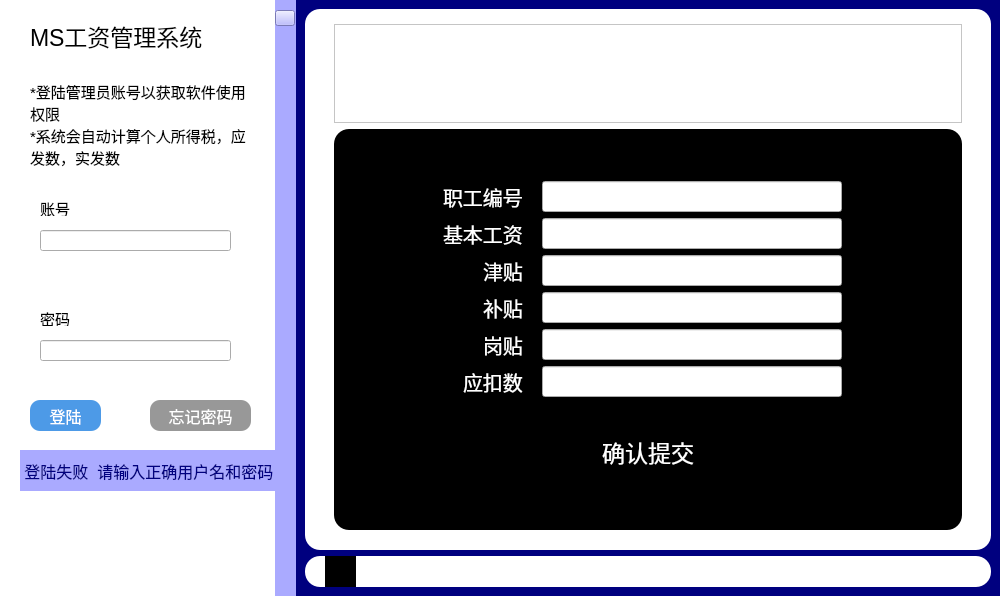
<?xml version="1.0" encoding="UTF-8"?>
<ui version="4.0">
 <class>MainWindow</class>
 <widget class="QMainWindow" name="MainWindow">
  <property name="geometry">
   <rect>
    <x>0</x>
    <y>0</y>
    <width>1000</width>
    <height>596</height>
   </rect>
  </property>
  <property name="minimumSize">
   <size>
    <width>1000</width>
    <height>0</height>
   </size>
  </property>
  <property name="maximumSize">
   <size>
    <width>1000</width>
    <height>16777215</height>
   </size>
  </property>
  <property name="windowTitle">
   <string>ManeSystem_version_0.1</string>
  </property>
  <widget class="QWidget" name="centralwidget">
   <layout class="QHBoxLayout" name="horizontalLayout">
    <property name="spacing">
     <number>0</number>
    </property>
    <property name="leftMargin">
     <number>0</number>
    </property>
    <property name="topMargin">
     <number>0</number>
    </property>
    <property name="rightMargin">
     <number>0</number>
    </property>
    <property name="bottomMargin">
     <number>0</number>
    </property>
    <item>
     <widget class="QWidget" name="left" native="true">
      <property name="minimumSize">
       <size>
        <width>275</width>
        <height>0</height>
       </size>
      </property>
      <property name="maximumSize">
       <size>
        <width>275</width>
        <height>16777215</height>
       </size>
      </property>
      <property name="styleSheet">
       <string notr="true">QWidget#left{
background-color: rgb(255, 255, 255);}</string>
      </property>
      <widget class="QWidget" name="password" native="true">
       <property name="geometry">
        <rect>
         <x>20</x>
         <y>300</y>
         <width>231</width>
         <height>80</height>
        </rect>
       </property>
       <property name="styleSheet">
        <string notr="true">QWidget#password{
	background-image: url(:/img/xun.png);
background-repeat:no-repeat

}</string>
       </property>
       <widget class="QLabel" name="label_2">
        <property name="geometry">
         <rect>
          <x>20</x>
          <y>10</y>
          <width>53</width>
          <height>16</height>
         </rect>
        </property>
        <property name="font">
         <font>
          <pointsize>11</pointsize>
         </font>
        </property>
        <property name="text">
         <string>密码</string>
        </property>
       </widget>
       <widget class="QLineEdit" name="passwordLine">
        <property name="geometry">
         <rect>
          <x>20</x>
          <y>40</y>
          <width>191</width>
          <height>21</height>
         </rect>
        </property>
       </widget>
       <widget class="QWidget" name="widget_4" native="true">
        <property name="geometry">
         <rect>
          <x>60</x>
          <y>6</y>
          <width>21</width>
          <height>20</height>
         </rect>
        </property>
        <property name="styleSheet">
         <string notr="true">border-image: url(:/img/key.png);</string>
        </property>
       </widget>
      </widget>
      <widget class="QWidget" name="username" native="true">
       <property name="geometry">
        <rect>
         <x>20</x>
         <y>190</y>
         <width>231</width>
         <height>80</height>
        </rect>
       </property>
       <property name="styleSheet">
        <string notr="true">QWidget#username{
	background-image: url(:/img/xun.png);
background-repeat: no-reoeat
}</string>
       </property>
       <widget class="QLabel" name="label">
        <property name="geometry">
         <rect>
          <x>20</x>
          <y>10</y>
          <width>53</width>
          <height>16</height>
         </rect>
        </property>
        <property name="font">
         <font>
          <pointsize>11</pointsize>
         </font>
        </property>
        <property name="text">
         <string>账号</string>
        </property>
       </widget>
       <widget class="QLineEdit" name="usernameLine">
        <property name="geometry">
         <rect>
          <x>20</x>
          <y>40</y>
          <width>191</width>
          <height>21</height>
         </rect>
        </property>
       </widget>
       <widget class="QWidget" name="widget_2" native="true">
        <property name="geometry">
         <rect>
          <x>60</x>
          <y>10</y>
          <width>16</width>
          <height>16</height>
         </rect>
        </property>
        <property name="styleSheet">
         <string notr="true">border-image: url(:/img/favicon.ico);</string>
        </property>
       </widget>
      </widget>
      <widget class="QLabel" name="label_5">
       <property name="geometry">
        <rect>
         <x>30</x>
         <y>10</y>
         <width>191</width>
         <height>51</height>
        </rect>
       </property>
       <property name="font">
        <font>
         <pointsize>17</pointsize>
        </font>
       </property>
       <property name="text">
        <string>MS工资管理系统</string>
       </property>
      </widget>
      <widget class="QLabel" name="label_6">
       <property name="geometry">
        <rect>
         <x>30</x>
         <y>80</y>
         <width>221</width>
         <height>101</height>
        </rect>
       </property>
       <property name="font">
        <font>
         <pointsize>11</pointsize>
        </font>
       </property>
       <property name="midLineWidth">
        <number>4</number>
       </property>
       <property name="text">
        <string>*登陆管理员账号以获取软件使用权限
*系统会自动计算个人所得税，应发数，实发数</string>
       </property>
       <property name="alignment">
        <set>Qt::AlignLeading|Qt::AlignLeft|Qt::AlignTop</set>
       </property>
       <property name="wordWrap">
        <bool>true</bool>
       </property>
      </widget>
      <widget class="QPushButton" name="loginButton">
       <property name="geometry">
        <rect>
         <x>30</x>
         <y>400</y>
         <width>71</width>
         <height>31</height>
        </rect>
       </property>
       <property name="font">
        <font>
         <pointsize>12</pointsize>
        </font>
       </property>
       <property name="styleSheet">
        <string notr="true">QPushButton{
	
	color: rgb(255, 255, 255);

	
	
	background-color: rgb(77, 154, 231);
	
	border-radius:10px
}
QPushButton:pressed{
		background-color: rgb(46, 117, 209);
}
</string>
       </property>
       <property name="text">
        <string>登陆</string>
       </property>
      </widget>
      <widget class="QPushButton" name="pushButton_2">
       <property name="geometry">
        <rect>
         <x>150</x>
         <y>400</y>
         <width>101</width>
         <height>31</height>
        </rect>
       </property>
       <property name="font">
        <font>
         <pointsize>12</pointsize>
        </font>
       </property>
       <property name="styleSheet">
        <string notr="true">QPushButton{
	
	color: rgb(255, 255, 255);

	
	
	background-color: rgb(152, 152, 152);
	
	border-radius:10px
}
QPushButton:pressed{
		
	background-color: rgb(27, 27, 27);
}
</string>
       </property>
       <property name="text">
        <string>忘记密码</string>
       </property>
      </widget>
      <widget class="QLabel" name="loginError">
       <property name="geometry">
        <rect>
         <x>20</x>
         <y>450</y>
         <width>271</width>
         <height>41</height>
        </rect>
       </property>
       <property name="font">
        <font>
         <pointsize>12</pointsize>
        </font>
       </property>
       <property name="styleSheet">
        <string notr="true">background-color: rgb(170, 170, 255);
color: rgb(0, 0, 127);</string>
       </property>
       <property name="text">
        <string> 登陆失败  请输入正确用户名和密码</string>
       </property>
       <property name="alignment">
        <set>Qt::AlignLeading|Qt::AlignLeft|Qt::AlignVCenter</set>
       </property>
       <property name="wordWrap">
        <bool>true</bool>
       </property>
      </widget>
     </widget>
    </item>
    <item>
     <widget class="QWidget" name="widget_3" native="true">
      <property name="minimumSize">
       <size>
        <width>21</width>
        <height>0</height>
       </size>
      </property>
      <property name="maximumSize">
       <size>
        <width>21</width>
        <height>16777215</height>
       </size>
      </property>
      <property name="styleSheet">
       <string notr="true">background-color: rgb(170, 170, 255);</string>
      </property>
      <widget class="QPushButton" name="zhedie">
       <property name="geometry">
        <rect>
         <x>0</x>
         <y>10</y>
         <width>20</width>
         <height>16</height>
        </rect>
       </property>
       <property name="styleSheet">
        <string notr="true">
border-image: url(:/img/zhedie.png);</string>
       </property>
       <property name="text">
        <string/>
       </property>
      </widget>
     </widget>
    </item>
    <item>
     <widget class="QWidget" name="right" native="true">
      <property name="minimumSize">
       <size>
        <width>571</width>
        <height>0</height>
       </size>
      </property>
      <property name="maximumSize">
       <size>
        <width>111846</width>
        <height>16777215</height>
       </size>
      </property>
      <property name="styleSheet">
       <string notr="true">QWidget#right{
background-color: rgb(0, 0, 127);
}</string>
      </property>
      <layout class="QVBoxLayout" name="verticalLayout">
       <item>
        <widget class="QWidget" name="list" native="true">
         <property name="minimumSize">
          <size>
           <width>0</width>
           <height>541</height>
          </size>
         </property>
         <property name="maximumSize">
          <size>
           <width>16777215</width>
           <height>541</height>
          </size>
         </property>
         <property name="styleSheet">
          <string notr="true">QWidget#list{
background-color: rgb(255, 255, 255);
border-radius:15px
}</string>
         </property>
         <layout class="QVBoxLayout" name="verticalLayout_2">
          <property name="leftMargin">
           <number>29</number>
          </property>
          <property name="rightMargin">
           <number>29</number>
          </property>
          <property name="bottomMargin">
           <number>20</number>
          </property>
          <item>
           <widget class="QWidget" name="widget_5" native="true">
            <widget class="QLineEdit" name="find">
             <property name="geometry">
              <rect>
               <x>20</x>
               <y>30</y>
               <width>161</width>
               <height>31</height>
              </rect>
             </property>
             <property name="styleSheet">
              <string notr="true">background-color: rgb(255, 255, 255);</string>
             </property>
            </widget>
            <widget class="QPushButton" name="findButton">
             <property name="geometry">
              <rect>
               <x>190</x>
               <y>30</y>
               <width>71</width>
               <height>31</height>
              </rect>
             </property>
             <property name="font">
              <font>
               <pointsize>12</pointsize>
              </font>
             </property>
             <property name="styleSheet">
              <string notr="true">QPushButton{
	
	

	border-radius:10px;
	
	background-color: rgb(77, 154, 231);
	color: rgb(255, 255, 255);
	
}
QPushButton:pressed{
		background-color: rgb(46, 117, 209);
}
</string>
             </property>
             <property name="text">
              <string>查找</string>
             </property>
            </widget>
            <widget class="QPushButton" name="addButton">
             <property name="geometry">
              <rect>
               <x>280</x>
               <y>30</y>
               <width>31</width>
               <height>31</height>
              </rect>
             </property>
             <property name="styleSheet">
              <string notr="true">QPushButton{
border-image: url(:/img/add.png);

border-radius:15px
}
QPushButton:pressed{
	
	background-color: rgb(255, 170, 255);
			
}</string>
             </property>
             <property name="text">
              <string/>
             </property>
            </widget>
            <widget class="QPushButton" name="delete_2">
             <property name="geometry">
              <rect>
               <x>330</x>
               <y>30</y>
               <width>31</width>
               <height>31</height>
              </rect>
             </property>
             <property name="styleSheet">
              <string notr="true">
QPushButton{
border-image: url(:/img/delect.png);



}
QPushButton:pressed{
	
	background-color: rgb(175, 255, 252);
		
}</string>
             </property>
             <property name="text">
              <string/>
             </property>
            </widget>
            <widget class="QPushButton" name="editButton">
             <property name="geometry">
              <rect>
               <x>380</x>
               <y>30</y>
               <width>31</width>
               <height>31</height>
              </rect>
             </property>
             <property name="styleSheet">
              <string notr="true">
QPushButton{
border-image: url(:/img/edit.png);

}
QPushButton:pressed{
	
	background-color: rgb(0, 0, 0);
		
}</string>
             </property>
             <property name="text">
              <string/>
             </property>
            </widget>
           </widget>
          </item>
          <item>
           <widget class="QTableView" name="EmpTable">
            <property name="minimumSize">
             <size>
              <width>0</width>
              <height>0</height>
             </size>
            </property>
            <property name="maximumSize">
             <size>
              <width>16777215</width>
              <height>401</height>
             </size>
            </property>
            <property name="styleSheet">
             <string notr="true">background-color: rgb(255, 255, 255);</string>
            </property>
            <attribute name="horizontalHeaderVisible">
             <bool>true</bool>
            </attribute>
            <attribute name="horizontalHeaderCascadingSectionResizes">
             <bool>false</bool>
            </attribute>
           </widget>
          </item>
          <item>
           <widget class="QWidget" name="SetForm" native="true">
            <property name="sizePolicy">
             <sizepolicy hsizetype="Preferred" vsizetype="Preferred">
              <horstretch>0</horstretch>
              <verstretch>0</verstretch>
             </sizepolicy>
            </property>
            <property name="minimumSize">
             <size>
              <width>0</width>
              <height>401</height>
             </size>
            </property>
            <property name="styleSheet">
             <string notr="true">QWidget#SetForm
{

	background-color: rgb(0, 0, 0);
background-image: url(:/img/pen.png);
border-radius:15px
}
</string>
            </property>
            <layout class="QVBoxLayout">
             <property name="spacing">
              <number>0</number>
             </property>
             <property name="sizeConstraint">
              <enum>QLayout::SetDefaultConstraint</enum>
             </property>
             <property name="leftMargin">
              <number>100</number>
             </property>
             <property name="topMargin">
              <number>43</number>
             </property>
             <property name="rightMargin">
              <number>100</number>
             </property>
             <property name="bottomMargin">
              <number>32</number>
             </property>
             <item>
              <widget class="QWidget" name="middle" native="true">
               <property name="minimumSize">
                <size>
                 <width>428</width>
                 <height>237</height>
                </size>
               </property>
               <property name="maximumSize">
                <size>
                 <width>428</width>
                 <height>237</height>
                </size>
               </property>
               <property name="styleSheet">
                <string notr="true">QWidget#middle{
	background-color: rgb(0, 0, 0);
}</string>
               </property>
               <layout class="QFormLayout" name="formLayout_2">
                <property name="labelAlignment">
                 <set>Qt::AlignRight|Qt::AlignTrailing|Qt::AlignVCenter</set>
                </property>
                <property name="horizontalSpacing">
                 <number>19</number>
                </property>
                <property name="rightMargin">
                 <number>20</number>
                </property>
                <property name="bottomMargin">
                 <number>12</number>
                </property>
                <item row="0" column="0">
                 <widget class="QLabel" name="empidLabel">
                  <property name="font">
                   <font>
                    <pointsize>15</pointsize>
                   </font>
                  </property>
                  <property name="styleSheet">
                   <string notr="true">
color: rgb(255, 255, 255);</string>
                  </property>
                  <property name="text">
                   <string>职工编号</string>
                  </property>
                 </widget>
                </item>
                <item row="0" column="1">
                 <widget class="QLineEdit" name="empid">
                  <property name="font">
                   <font>
                    <pointsize>15</pointsize>
                   </font>
                  </property>
                 </widget>
                </item>
                <item row="1" column="0">
                 <widget class="QLabel" name="basepayLabel">
                  <property name="font">
                   <font>
                    <pointsize>15</pointsize>
                   </font>
                  </property>
                  <property name="styleSheet">
                   <string notr="true">
color: rgb(255, 255, 255);</string>
                  </property>
                  <property name="text">
                   <string>基本工资</string>
                  </property>
                 </widget>
                </item>
                <item row="1" column="1">
                 <widget class="QLineEdit" name="basepay">
                  <property name="font">
                   <font>
                    <pointsize>15</pointsize>
                   </font>
                  </property>
                 </widget>
                </item>
                <item row="2" column="0">
                 <widget class="QLabel" name="alloLabel">
                  <property name="font">
                   <font>
                    <pointsize>15</pointsize>
                   </font>
                  </property>
                  <property name="styleSheet">
                   <string notr="true">color: rgb(255, 255, 255);</string>
                  </property>
                  <property name="text">
                   <string>津贴</string>
                  </property>
                 </widget>
                </item>
                <item row="2" column="1">
                 <widget class="QLineEdit" name="allo">
                  <property name="font">
                   <font>
                    <pointsize>15</pointsize>
                   </font>
                  </property>
                 </widget>
                </item>
                <item row="3" column="0">
                 <widget class="QLabel" name="subsidyLabel">
                  <property name="font">
                   <font>
                    <pointsize>15</pointsize>
                   </font>
                  </property>
                  <property name="styleSheet">
                   <string notr="true">
color: rgb(255, 255, 255);</string>
                  </property>
                  <property name="text">
                   <string>补贴</string>
                  </property>
                 </widget>
                </item>
                <item row="3" column="1">
                 <widget class="QLineEdit" name="subsidy">
                  <property name="font">
                   <font>
                    <pointsize>15</pointsize>
                   </font>
                  </property>
                 </widget>
                </item>
                <item row="4" column="0">
                 <widget class="QLabel" name="postesubLabel">
                  <property name="font">
                   <font>
                    <pointsize>15</pointsize>
                   </font>
                  </property>
                  <property name="styleSheet">
                   <string notr="true">
color: rgb(255, 255, 255);</string>
                  </property>
                  <property name="text">
                   <string>岗贴</string>
                  </property>
                 </widget>
                </item>
                <item row="4" column="1">
                 <widget class="QLineEdit" name="posteSub">
                  <property name="font">
                   <font>
                    <pointsize>15</pointsize>
                   </font>
                  </property>
                 </widget>
                </item>
                <item row="5" column="0">
                 <widget class="QLabel" name="punishLabel">
                  <property name="font">
                   <font>
                    <pointsize>15</pointsize>
                   </font>
                  </property>
                  <property name="styleSheet">
                   <string notr="true">
color: rgb(255, 255, 255);</string>
                  </property>
                  <property name="text">
                   <string>应扣数</string>
                  </property>
                 </widget>
                </item>
                <item row="5" column="1">
                 <widget class="QLineEdit" name="punish">
                  <property name="font">
                   <font>
                    <pointsize>15</pointsize>
                   </font>
                  </property>
                 </widget>
                </item>
               </layout>
              </widget>
             </item>
             <item>
              <widget class="QWidget" name="widget_7" native="true">
               <property name="minimumSize">
                <size>
                 <width>428</width>
                 <height>92</height>
                </size>
               </property>
               <property name="maximumSize">
                <size>
                 <width>428</width>
                 <height>92</height>
                </size>
               </property>
               <property name="styleSheet">
                <string notr="true">background-color: rgb(0, 0, 0);</string>
               </property>
               <layout class="QVBoxLayout" name="verticalLayout_4">
                <item>
                 <widget class="QPushButton" name="addButton22">
                  <property name="font">
                   <font>
                    <pointsize>17</pointsize>
                   </font>
                  </property>
                  <property name="styleSheet">
                   <string notr="true">QPushButton{
	
	color: rgb(255, 255, 255);

	
	
	background-color: rgb(0, 0, 0);
	
	border-radius:10px
}
QPushButton:pressed{
		
	
	color: rgb(255, 0, 0);
	
}
</string>
                  </property>
                  <property name="text">
                   <string>确认提交</string>
                  </property>
                 </widget>
                </item>
               </layout>
              </widget>
             </item>
            </layout>
           </widget>
          </item>
         </layout>
        </widget>
       </item>
       <item>
        <widget class="QWidget" name="tipsPane" native="true">
         <property name="minimumSize">
          <size>
           <width>0</width>
           <height>31</height>
          </size>
         </property>
         <property name="maximumSize">
          <size>
           <width>16777215</width>
           <height>31</height>
          </size>
         </property>
         <property name="styleSheet">
          <string notr="true">QWidget#tipsPane{background-color: rgb(255, 255, 255);
border-radius:15px
}</string>
         </property>
         <widget class="QLabel" name="tips">
          <property name="geometry">
           <rect>
            <x>60</x>
            <y>5</y>
            <width>241</width>
            <height>21</height>
           </rect>
          </property>
          <property name="styleSheet">
           <string notr="true">background-color: rgb(255, 255, 255);</string>
          </property>
          <property name="text">
           <string/>
          </property>
         </widget>
         <widget class="QWidget" name="widget" native="true">
          <property name="geometry">
           <rect>
            <x>20</x>
            <y>0</y>
            <width>31</width>
            <height>31</height>
           </rect>
          </property>
          <property name="styleSheet">
           <string notr="true">background-color: rgb(0, 0, 0);
background-image: url(:/img/tv.png);</string>
          </property>
         </widget>
        </widget>
       </item>
      </layout>
     </widget>
    </item>
   </layout>
  </widget>
 </widget>
 <resources/>
 <connections/>
</ui>
